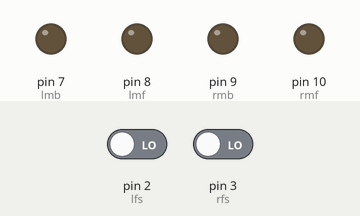
Recording of a sketch running on a simulated Arduino Uno, built with avr-gcc and run on an emulated ATmega328P. On the bench: output pins drawn as LEDs (lit = HIGH). The test bench sets the inputs (shaded band); at power-on: pin 2 (lfs) LOW, pin 3 (rfs) LOW.

Above: at 18.0 s.
18.1 s: pin 2 (lfs) driven HIGH
At 20.9 s:
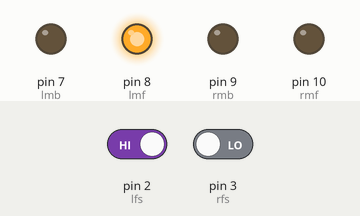
28.1 s: pin 3 (rfs) driven HIGH
At 29.5 s:
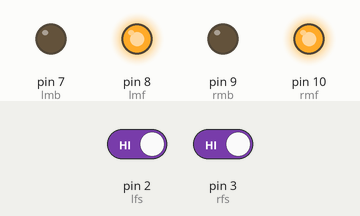
38.1 s: pin 2 (lfs) driven LOW
At 39.5 s:
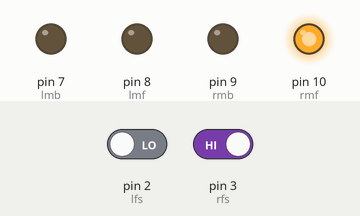
48.1 s: pin 3 (rfs) driven LOW
At 49.5 s:
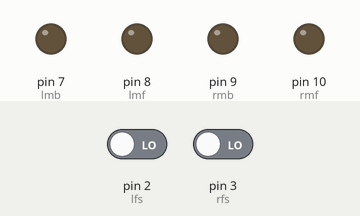
Timing chart, 0 to 51.1 s (numbered marks = the images above; inputs shaded):
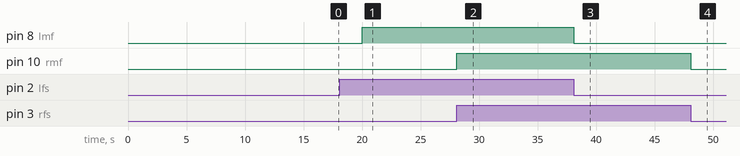

Measured:
- after the input at 18.1 s, pin 8 (lmf): LOW → HIGH after 1.9 s
- after the input at 28.1 s, pin 10 (rmf): LOW → HIGH at once
- after the input at 38.1 s, pin 8 (lmf): HIGH → LOW at once
- after the input at 48.1 s, pin 10 (rmf): HIGH → LOW at once

The sketch:

simple_line_follower.ino
```cpp
int lmf=8, lmb=7, rmf=10, rmb=9, lfs=2, rfs=3;
int b=0,c=0;

void setup() {

  pinMode(lfs,INPUT);
  pinMode(rfs,INPUT);
  pinMode(lmf,OUTPUT);
  pinMode(rmf,OUTPUT);
  pinMode(rmb,OUTPUT);
  pinMode(lmb,OUTPUT);
}

void loop(){

  b = (digitalRead(lfs));
  c = (digitalRead(rfs));

  if(b==HIGH && c==HIGH){
    	digitalWrite(lmf,HIGH);
    	digitalWrite(rmf,HIGH);
    	digitalWrite(lmb,LOW);
    	digitalWrite(rmb,LOW);
    	}
    //left turn

    	else if(c==HIGH && b==LOW){
    	digitalWrite(lmf,LOW);
    	digitalWrite(rmf,HIGH);
    	digitalWrite(lmb,LOW);
    	digitalWrite(rmb,LOW);
    	}
    //right turn

    	else if(b==HIGH && c==LOW){
    	digitalWrite(lmf,HIGH);
    	digitalWrite(rmf,LOW);
    	digitalWrite(lmb,LOW);
    	digitalWrite(rmb,LOW);
    	}
        else if(c==LOW && b==LOW){
        digitalWrite(lmf,LOW);
    	digitalWrite(rmf,LOW);
    	digitalWrite(lmb,LOW);
    	digitalWrite(rmb,LOW);
        delay(10000);

    }
}
```
